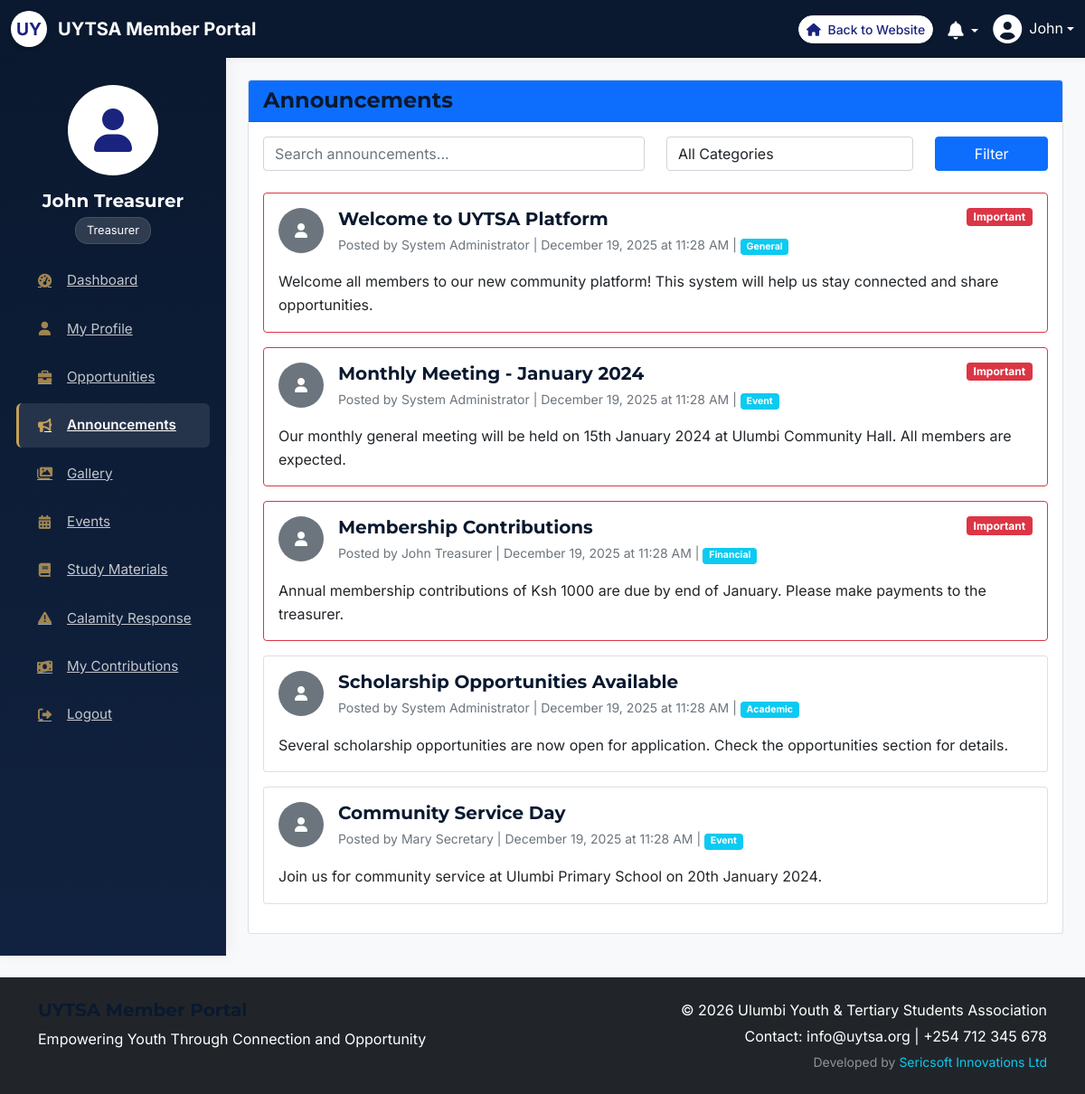
Screenshot of /user/announcements.php (signed in) with the database file from the repository.
### tables this page shows
CREATE TABLE announcements (
    id INT PRIMARY KEY AUTO_INCREMENT,
    title VARCHAR(255) NOT NULL,
    content TEXT NOT NULL,
    category ENUM('general', 'academic', 'event', 'financial', 'opportunity') DEFAULT 'general',
    author_id INT,
    is_important BOOLEAN DEFAULT FALSE,
    attachment VARCHAR(255),
    created_at TIMESTAMP DEFAULT CURRENT_TIMESTAMP,
    updated_at TIMESTAMP DEFAULT CURRENT_TIMESTAMP ON UPDATE CURRENT_TIMESTAMP,
    FOREIGN KEY (author_id) REFERENCES users(id) ON DELETE SET NULL
);

CREATE TABLE users (
    id INT PRIMARY KEY AUTO_INCREMENT,
    username VARCHAR(50) UNIQUE NOT NULL,
    email VARCHAR(100) UNIQUE NOT NULL,
    password VARCHAR(255) NOT NULL,
    full_name VARCHAR(100) NOT NULL,
    role ENUM('member', 'Patron', 'Chairperson', 'Vice_Chairperson', 'Secretary_General', 'Treasurer', 'Organizing_Secretary', 'Publicity_Officer', 'NextGen_Docket') DEFAULT 'member',
    phone VARCHAR(20),
    institution VARCHAR(100),
    course VARCHAR(100),
    year_of_study VARCHAR(20),
    graduation_year INT,
    profile_image VARCHAR(255),
    bio TEXT,
    status ENUM('active', 'inactive', 'alumni') DEFAULT 'active',
    is_approved TINYINT(1) DEFAULT 0,
    registration_date TIMESTAMP DEFAULT CURRENT_TIMESTAMP,
    last_login TIMESTAMP NULL,
    reset_token VARCHAR(255),
    reset_expiry TIMESTAMP NULL
);

### user/announcements.php (the view, shortened to what this page needs)
<?php
$conn = getDBConnection();
$page = isset($_GET['page']) ? (int)$_GET['page'] : 1;
$limit = 10;
$offset = ($page - 1) * $limit;
$search = $_GET['search'] ?? '';
$whereClause = "WHERE 1=1";
$params = [];
$types = "";
$sql = "SELECT a.*, u.full_name, u.profile_image
        FROM announcements a
        JOIN users u ON a.author_id = u.id
        $whereClause
        ORDER BY a.is_important DESC, a.created_at DESC
        LIMIT ? OFFSET ?";
$params[] = $limit;
$params[] = $offset;
$types .= "ii";
$stmt = $conn->prepare($sql);
if ($types) {
    $stmt->bind_param($types, ...$params);
}
$stmt->execute();
$announcements = $stmt->get_result();
?>
<!DOCTYPE html>
<html lang="en">
<head>
    <link href="https://cdn.jsdelivr.net/npm/bootstrap@5.1.3/dist/css/bootstrap.min.css" rel="stylesheet">
    <link href="https://cdnjs.cloudflare.com/ajax/libs/font-awesome/6.0.0/css/all.min.css" rel="stylesheet">
    <link href="../assets/css/modern.css" rel="stylesheet">
    <link href="css/user.css" rel="stylesheet">
</head>
<body>
    <?php include 'header.php'; ?>
    <div class="dashboard-row">
            <?php include 'sidebar.php'; ?>
            <div class="dashboard-main-content">
                 <div class="p-4 w-100">
                <div class="card">
                    <div class="card-header bg-primary text-white">
                        <h4 class="mb-0">Announcements</h4>
                    </div>
                    <div class="card-body">
                        <form method="GET" class="mb-4">
                            <div class="row">
                                <div class="col-md-6">
                                    <input type="text" name="search" class="form-control" placeholder="Search announcements..." value="<?php echo htmlspecialchars($search); ?>">
                                </div>
                                <div class="col-md-4">
                                    <select name="category" class="form-control">
                                        <option value="all">All Categories</option>
                                    </select>
                                </div>
                                <div class="col-md-2">
                                    <button type="submit" class="btn btn-primary w-100">Filter</button>
                                </div>
                            </div>
                        </form>
                        <?php if ($announcements->num_rows > 0): ?>
                            <?php while ($announcement = $announcements->fetch_assoc()): ?>
                                <div class="card mb-3 <?php echo $announcement['is_important'] ? 'border-danger' : ''; ?>">
                                    <div class="card-body">
                                        <?php if ($announcement['is_important']): ?>
                                            <span class="badge bg-danger float-end">Important</span>
                                        <?php endif; ?>
                                        <div class="d-flex align-items-start mb-3">
                                            <?php if (!empty($announcement['profile_image'])): ?>
                                                <img src="../assets/uploads/profile/<?php echo $announcement['profile_image']; ?>"
                                                     class="rounded-circle me-3" width="50" height="50" alt="Author">
                                            <?php else: ?>
                                                <div class="rounded-circle bg-secondary d-flex align-items-center justify-content-center me-3"
                                                     style="width: 50px; height: 50px;">
                                                    <i class="fas fa-user text-white"></i>
                                                </div>
                                            <?php endif; ?>
                                            <div>
                                                <h5 class="mb-1"><?php echo htmlspecialchars($announcement['title']); ?></h5>
                                                <small class="text-muted">
                                                    Posted by <?php echo htmlspecialchars($announcement['full_name']); ?> |
                                                    <?php echo date('F j, Y \a\t g:i A', strtotime($announcement['created_at'])); ?> |
                                                    <span class="badge bg-info"><?php echo ucfirst($announcement['category']); ?></span>
                                                </small>
                                            </div>
                                        </div>
                                        <p class="card-text"><?php echo nl2br(htmlspecialchars($announcement['content'])); ?></p>
                                    </div>
                                </div>
                            <?php endwhile; ?>
                        <?php endif; ?>
                    </div>
                </div>
            </div>
        </div>
    </div>
    <?php include 'footer.php'; ?>
</div></body>
</html>

### assets/css/modern.css (style rules this page uses)
:root { --corporate-navy: #0a192f; --corporate-blue: #112240; --corporate-accent: #c5a059; --corporate-accent-hover: #d4af37; --corporate-light: #f8f9fa; --corporate-dark: #212529; --corporate-gray: #8892b0; --corporate-border: #e2e8f0; --font-primary: 'Inter', sans-serif; --font-heading: 'Montserrat', sans-serif; --shadow-sm: 0 1px 2px 0 rgba(0, 0, 0, 0.05); --shadow-md: 0 4px 6px -1px rgba(0, 0, 0, 0.1), 0 2px 4px -1px rgba(0, 0, 0, 0.06); --shadow-lg: 0 10px 15px -3px rgba(0, 0, 0, 0.1), 0 4px 6px -2px rgba(0, 0, 0, 0.05); --shadow-premium: 0 20px 25px -5px rgba(0, 0, 0, 0.1), 0 10px 10px -5px rgba(0, 0, 0, 0.04); }
body { font-family: var(--font-primary); color: var(--corporate-dark); background-color: var(--corporate-light); line-height: 1.6; }
h1, h2, h3, h4, h5, h6 { font-family: var(--font-heading); font-weight: 700; color: var(--corporate-navy); }

### user/css/user.css (style rules this page uses)
:root { --sidebar-width: 250px; --primary-color: var(--corporate-navy); --secondary-color: var(--corporate-blue); --accent-color: var(--corporate-accent); }
body { background-color: var(--corporate-light); font-family: var(--font-primary); }
.dashboard-row { display: flex; }
.dashboard-main-content { width: calc(100% - var(--sidebar-width)); display: block; }

### rows the page displays
announcements: is_important "Important", title "Welcome to UYTSA Platform", author.full_name "System Administrator", created_at "December 19, 2025 at 11:28 AM", category "General", content "Welcome all members to our new community platform! This system will help us stay connected and share opportunities."
announcements: is_important "Important", title "Monthly Meeting - January 2024", author.full_name "System Administrator", created_at "December 19, 2025 at 11:28 AM", category "Event", content "Our monthly general meeting will be held on 15th January 2024 at Ulumbi Community Hall. All members are expected."
announcements: is_important "Important", title "Membership Contributions", author.full_name "John Treasurer", created_at "December 19, 2025 at 11:28 AM", category "Financial", content "Annual membership contributions of Ksh 1000 are due by end of January. Please make payments to the treasurer."
announcements: title "Scholarship Opportunities Available", author.full_name "System Administrator", created_at "December 19, 2025 at 11:28 AM", category "Academic", content "Several scholarship opportunities are now open for application. Check the opportunities section for details."
announcements: title "Community Service Day", author.full_name "Mary Secretary", created_at "December 19, 2025 at 11:28 AM", category "Event", content "Join us for community service at Ulumbi Primary School on 20th January 2024."

### other values shown
explode(' ', trim($_SESSION['full_name'] ?? ''))[0] "John"
$institution ?: $full_name "John Treasurer"
$role "Treasurer"
